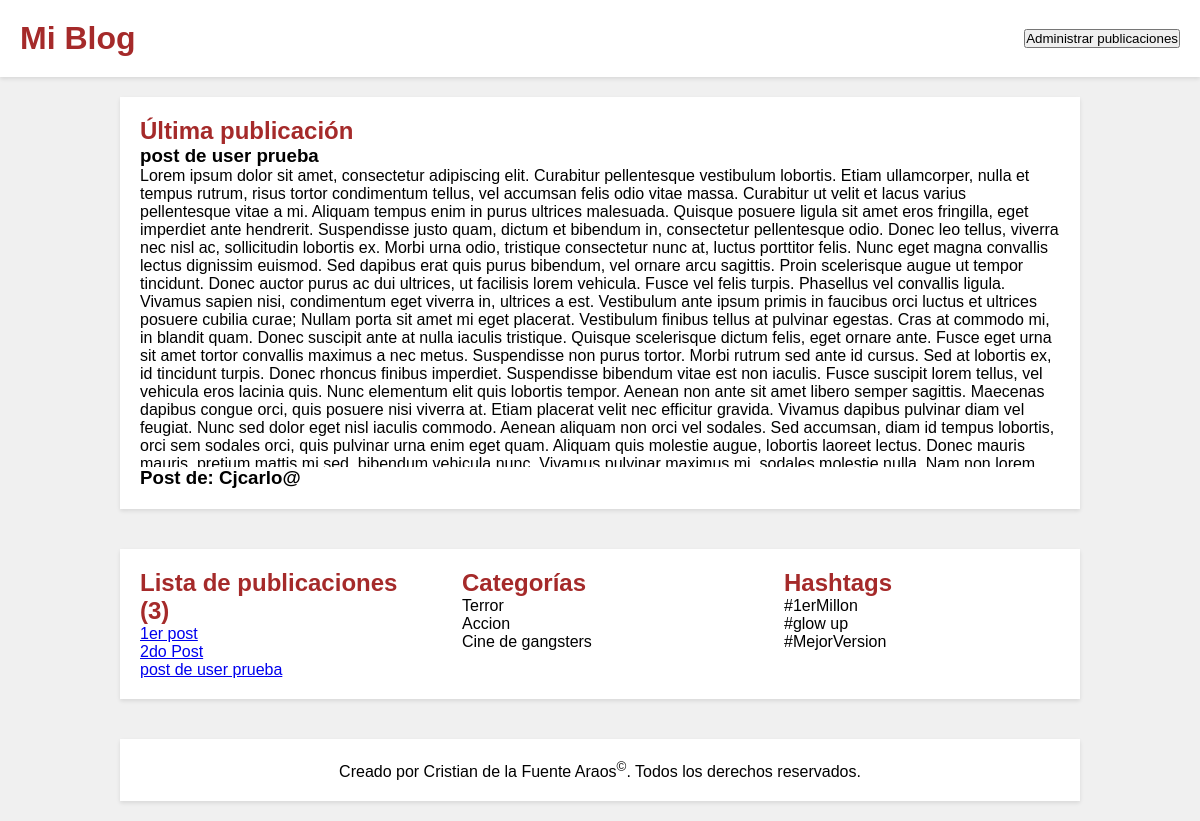
Screenshot of /blog/ (signed in) with the database file from the repository.
### blog/models.py (models this page shows, shortened)
class Post (models.Model):
    id = models.IntegerField(primary_key=True, auto_created=True)
    titulo = models.CharField(max_length=200)
    texto = models.TextField()
    fecha = models.DateTimeField(default=timezone.now)
    autor = models.ForeignKey(User, on_delete=models.CASCADE)
    categoria = models.ForeignKey(Category, on_delete=models.CASCADE)
    etiquetas = models.ManyToManyField(Hashtag)

class Category(models.Model):
    id = models.IntegerField(primary_key=True, auto_created=True)
    nombre = models.CharField(max_length=200)

class Hashtag(models.Model):
    id = models.IntegerField(primary_key=True, auto_created=True)
    nombre = models.CharField(max_length=200)

### blog/views.py (the view)
# urls.py: path('', views.blog, name='blog'),
def blog(request):
    posts = Post.objects.all()
    latest_post = posts.latest('fecha')
    categories = Category.objects.all()
    hashtags = Hashtag.objects.all()
    return render(request, 'blog.html', {'user': request.user, 'posts': posts, 'latest_post': latest_post, 'categories': categories, 'hashtags': hashtags})

### blog/templates/blog.html (shortened to what this page needs)
{% load static %}
<!DOCTYPE html>
<html>
<head>
    <link rel="stylesheet" href="{% static 'main.css' %}">
</head>
<body>
    <header>
        <h1>Mi Blog</h1>
        <button onclick="location.href='/admin'">Administrar publicaciones</button>
    </header>
    <div id="latest_post">
        <h2>Última publicación</h2>
        <h3>{{ latest_post.titulo }}</h3>
        <div class="text_post">
            <p>{{ latest_post.texto }}</p>
        </div>
        <h3>Post de: {{ user.username }}</h3>
    </div>
    <div class="sub_container">
        <div id="posts">
            <h2>Lista de publicaciones ({{ posts.count }})</h2>
            <ul>
                {% for post in posts %}
                    <li>
                        <a href="#" class="post-link">{{ post.titulo }}</a>
                    </li>
                {% endfor %}
            </ul>
        </div>
        <div id="categories">
            <h2>Categorías</h2>
            <ul>
                {% for category in categories %}
                    <li class="category-item" data-category-id="{{ category.id }}">{{ category.nombre }}</li>
                {% endfor %}
            </ul>
        </div>
        <div id="hashtags">
            <h2>Hashtags</h2>
            <ul>
                {% for hashtag in hashtags %}
                    <li class="hashtag-item" data-hashtag-id="{{ hashtag.id }}">{{ hashtag.nombre }}</li>
                {% endfor %}
            </ul>
        </div>
    </div>
    <div class="container">
        {% block footer %}
            Creado por Cristian de la Fuente Araos<sup>&copy;</sup>. Todos los derechos reservados.
        {% endblock %}
    </div>
</body>
</html>

### blog/static/main.css (style rules this page uses)
* { margin: 0; padding: 0; font-family: 'Trebuchet MS', 'Lucida Sans Unicode', 'Lucida Grande', 'Lucida Sans', Arial, sans-serif; box-sizing: border-box; }
body { display: flex; flex-direction: column; align-items: center; justify-content: center; min-height: 100vh; background-color: #f0f0f0; }
header { display: flex; justify-content: space-between; align-items: center; width: 100%; padding: 20px; background-color: #fff; box-shadow: 0 2px 4px rgba(0, 0, 0, 0.1); }
#latest_post, .sub_container { width: 80%; margin: 20px auto; padding: 20px; background-color: #fff; box-shadow: 0 2px 4px rgba(0, 0, 0, 0.1); }
.sub_container { display: flex; justify-content: space-between; }
#posts, #categories, #hashtags { width: 30%; }
ul { list-style-type: none; }
h1, h2 { color: brown; }
.text_post { overflow-y: scroll; height: 300px; }
.container { width: 80%; margin: 20px auto; padding: 20px; background-color: #fff; box-shadow: 0 2px 4px rgba(0, 0, 0, 0.1); text-align: center; }

### rows the page displays
Post: titulo "post de user prueba", texto "Lorem ipsum dolor sit amet, consectetur adipiscing elit. Curabitur pellentesque vestibulum lobortis. Etiam ullamcorper, nulla et tempus rutrum, risus tortor condimentum tellus, vel accumsan felis odio vitae massa. Curabitur ut velit et lacus varius pellentesque vitae a mi. Aliquam tempus enim in purus ultrices malesuada. Quisque posuere ligula sit amet eros fringilla, eget imperdiet ante hendrerit. Suspendisse justo quam, dictum et bibendum in, consectetur pellentesque odio. Donec leo tellus, viverra nec nisl ac, sollicitudin lobortis ex. Morbi urna odio, tristique consectetur nunc at, luctus porttitor felis. Nunc eget magna convallis lectus dignissim euismod. Sed dapibus erat quis purus…"
Post: titulo "1er post"
Post: titulo "2do Post"
Category: nombre "Terror"
Category: nombre "Accion"
Category: nombre "Cine de gangsters"
Hashtag: nombre "#1erMillon"
Hashtag: nombre "#glow up"
Hashtag: nombre "#MejorVersion"

### other values shown
{{ user.username }} "Cjcarlo@"
{{ posts.count }} "3"
